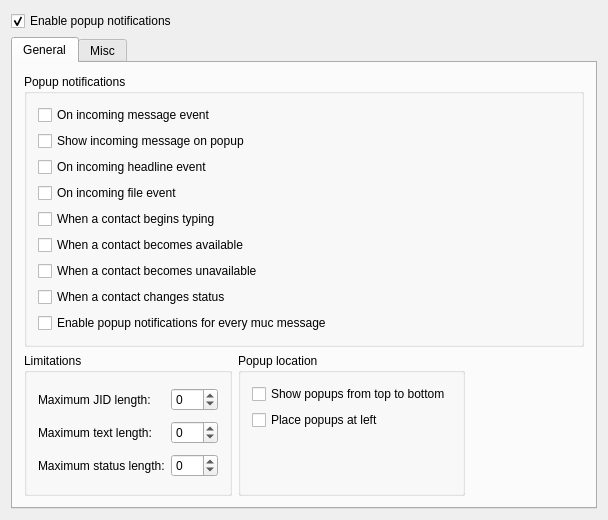
<?xml version="1.0" encoding="UTF-8"?>
<ui version="4.0">
 <class>OptPopups</class>
 <widget class="QWidget" name="OptPopups">
  <property name="geometry">
   <rect>
    <x>0</x>
    <y>0</y>
    <width>608</width>
    <height>520</height>
   </rect>
  </property>
  <property name="windowTitle">
   <string>OptPopupsUI</string>
  </property>
  <layout class="QVBoxLayout" name="verticalLayout_4">
   <item>
    <widget class="QCheckBox" name="ck_popupOn">
     <property name="text">
      <string>Enable popup notifications</string>
     </property>
     <property name="checked">
      <bool>true</bool>
     </property>
    </widget>
   </item>
   <item>
    <widget class="QTabWidget" name="tabWidget">
     <property name="autoFillBackground">
      <bool>false</bool>
     </property>
     <property name="currentIndex">
      <number>0</number>
     </property>
     <widget class="QWidget" name="tab">
      <attribute name="title">
       <string>General</string>
      </attribute>
      <layout class="QVBoxLayout" name="verticalLayout_3">
       <item>
        <widget class="QGroupBox" name="groupBox1">
         <property name="title">
          <string>Popup notifications</string>
         </property>
         <layout class="QVBoxLayout" name="verticalLayout_2">
          <item>
           <widget class="QCheckBox" name="ck_popupOnMessage">
            <property name="text">
             <string>On incoming message event</string>
            </property>
           </widget>
          </item>
          <item>
           <widget class="QCheckBox" name="ck_showPopupMessage">
            <property name="text">
             <string>Show incoming message on popup</string>
            </property>
           </widget>
          </item>
          <item>
           <widget class="QCheckBox" name="ck_popupOnHeadline">
            <property name="text">
             <string>On incoming headline event</string>
            </property>
           </widget>
          </item>
          <item>
           <widget class="QCheckBox" name="ck_popupOnFile">
            <property name="text">
             <string>On incoming file event</string>
            </property>
           </widget>
          </item>
          <item>
           <widget class="QCheckBox" name="ck_popupComposing">
            <property name="text">
             <string>When a contact begins typing</string>
            </property>
           </widget>
          </item>
          <item>
           <widget class="QCheckBox" name="ck_popupOnOnline">
            <property name="text">
             <string>When a contact becomes available</string>
            </property>
           </widget>
          </item>
          <item>
           <widget class="QCheckBox" name="ck_popupOnOffline">
            <property name="text">
             <string>When a contact becomes unavailable</string>
            </property>
           </widget>
          </item>
          <item>
           <widget class="QCheckBox" name="ck_popupOnStatus">
            <property name="text">
             <string>When a contact changes status</string>
            </property>
           </widget>
          </item>
          <item>
           <widget class="QCheckBox" name="ck_everyMucMessage">
            <property name="text">
             <string>Enable popup notifications for every muc message</string>
            </property>
           </widget>
          </item>
         </layout>
        </widget>
       </item>
       <item>
        <layout class="QGridLayout" name="gridLayout">
         <item row="0" column="0">
          <widget class="QGroupBox" name="groupBox">
           <property name="title">
            <string>Limitations</string>
           </property>
           <layout class="QGridLayout" name="_3">
            <item row="0" column="0">
             <widget class="QLabel" name="label">
              <property name="text">
               <string>Maximum JID length:</string>
              </property>
              <property name="alignment">
               <set>Qt::AlignLeading|Qt::AlignLeft|Qt::AlignVCenter</set>
              </property>
             </widget>
            </item>
            <item row="0" column="1">
             <widget class="QSpinBox" name="sb_jid">
              <property name="sizePolicy">
               <sizepolicy hsizetype="Maximum" vsizetype="Fixed">
                <horstretch>0</horstretch>
                <verstretch>0</verstretch>
               </sizepolicy>
              </property>
              <property name="minimum">
               <number>-1</number>
              </property>
              <property name="maximum">
               <number>999</number>
              </property>
             </widget>
            </item>
            <item row="1" column="0">
             <widget class="QLabel" name="label_2">
              <property name="text">
               <string>Maximum text length:</string>
              </property>
              <property name="alignment">
               <set>Qt::AlignLeading|Qt::AlignLeft|Qt::AlignVCenter</set>
              </property>
             </widget>
            </item>
            <item row="1" column="1">
             <widget class="QSpinBox" name="sb_text">
              <property name="sizePolicy">
               <sizepolicy hsizetype="Maximum" vsizetype="Fixed">
                <horstretch>0</horstretch>
                <verstretch>0</verstretch>
               </sizepolicy>
              </property>
              <property name="minimum">
               <number>-1</number>
              </property>
              <property name="maximum">
               <number>999</number>
              </property>
             </widget>
            </item>
            <item row="2" column="0">
             <widget class="QLabel" name="label_3">
              <property name="text">
               <string>Maximum status length:</string>
              </property>
              <property name="alignment">
               <set>Qt::AlignLeading|Qt::AlignLeft|Qt::AlignVCenter</set>
              </property>
             </widget>
            </item>
            <item row="2" column="1">
             <widget class="QSpinBox" name="sb_status">
              <property name="sizePolicy">
               <sizepolicy hsizetype="Maximum" vsizetype="Fixed">
                <horstretch>0</horstretch>
                <verstretch>0</verstretch>
               </sizepolicy>
              </property>
              <property name="minimum">
               <number>-1</number>
              </property>
              <property name="maximum">
               <number>999</number>
              </property>
             </widget>
            </item>
           </layout>
          </widget>
         </item>
         <item row="0" column="1">
          <widget class="QGroupBox" name="groupBox2">
           <property name="title">
            <string>Popup location</string>
           </property>
           <layout class="QVBoxLayout" name="_2" stretch="0,0,0">
            <item>
             <widget class="QCheckBox" name="ck_topToBottom">
              <property name="text">
               <string>Show popups from top to bottom</string>
              </property>
             </widget>
            </item>
            <item>
             <widget class="QCheckBox" name="ck_atLeft">
              <property name="text">
               <string>Place popups at left</string>
              </property>
             </widget>
            </item>
            <item>
             <spacer name="verticalSpacer_2">
              <property name="orientation">
               <enum>Qt::Vertical</enum>
              </property>
              <property name="sizeHint" stdset="0">
               <size>
                <width>20</width>
                <height>40</height>
               </size>
              </property>
             </spacer>
            </item>
           </layout>
          </widget>
         </item>
         <item row="0" column="2">
          <spacer name="horizontalSpacer">
           <property name="orientation">
            <enum>Qt::Horizontal</enum>
           </property>
           <property name="sizeHint" stdset="0">
            <size>
             <width>40</width>
             <height>20</height>
            </size>
           </property>
          </spacer>
         </item>
        </layout>
       </item>
      </layout>
     </widget>
     <widget class="QWidget" name="tab_2">
      <attribute name="title">
       <string>Misc</string>
      </attribute>
      <layout class="QVBoxLayout" name="verticalLayout">
       <item>
        <layout class="QHBoxLayout" name="horizontalLayout_2">
         <item>
          <widget class="QLabel" name="label_4">
           <property name="text">
            <string>Avatar size:</string>
           </property>
          </widget>
         </item>
         <item>
          <widget class="QSpinBox" name="sb_avatar"/>
         </item>
         <item>
          <spacer name="horizontalSpacer_3">
           <property name="orientation">
            <enum>Qt::Horizontal</enum>
           </property>
           <property name="sizeHint" stdset="0">
            <size>
             <width>40</width>
             <height>20</height>
            </size>
           </property>
          </spacer>
         </item>
        </layout>
       </item>
       <item>
        <layout class="QHBoxLayout" name="horizontalLayout">
         <item>
          <widget class="QGroupBox" name="gb_durations">
           <property name="title">
            <string>Durations, sec.</string>
           </property>
           <layout class="QVBoxLayout" name="verticalLayout_5">
            <item>
             <widget class="QScrollArea" name="sa_durations">
              <property name="autoFillBackground">
               <bool>false</bool>
              </property>
              <property name="frameShape">
               <enum>QFrame::NoFrame</enum>
              </property>
              <property name="frameShadow">
               <enum>QFrame::Sunken</enum>
              </property>
              <property name="lineWidth">
               <number>0</number>
              </property>
              <property name="horizontalScrollBarPolicy">
               <enum>Qt::ScrollBarAlwaysOff</enum>
              </property>
              <property name="widgetResizable">
               <bool>false</bool>
              </property>
              <property name="alignment">
               <set>Qt::AlignLeading|Qt::AlignLeft|Qt::AlignTop</set>
              </property>
              <widget class="QWidget" name="scrollAreaWidgetContents">
               <property name="geometry">
                <rect>
                 <x>0</x>
                 <y>0</y>
                 <width>538</width>
                 <height>81</height>
                </rect>
               </property>
               <property name="autoFillBackground">
                <bool>false</bool>
               </property>
              </widget>
             </widget>
            </item>
           </layout>
          </widget>
         </item>
         <item>
          <spacer name="horizontalSpacer_2">
           <property name="orientation">
            <enum>Qt::Horizontal</enum>
           </property>
           <property name="sizeHint" stdset="0">
            <size>
             <width>0</width>
             <height>0</height>
            </size>
           </property>
          </spacer>
         </item>
        </layout>
       </item>
       <item>
        <spacer name="verticalSpacer">
         <property name="orientation">
          <enum>Qt::Vertical</enum>
         </property>
         <property name="sizeHint" stdset="0">
          <size>
           <width>10</width>
           <height>0</height>
          </size>
         </property>
        </spacer>
       </item>
      </layout>
     </widget>
    </widget>
   </item>
  </layout>
 </widget>
 <layoutdefault spacing="6" margin="11"/>
 <tabstops>
  <tabstop>ck_popupOn</tabstop>
  <tabstop>ck_popupOnMessage</tabstop>
  <tabstop>ck_popupOnHeadline</tabstop>
  <tabstop>ck_popupOnFile</tabstop>
  <tabstop>ck_popupOnOnline</tabstop>
  <tabstop>ck_popupOnOffline</tabstop>
  <tabstop>ck_popupOnStatus</tabstop>
 </tabstops>
 <resources/>
 <connections>
  <connection>
   <sender>ck_popupOn</sender>
   <signal>toggled(bool)</signal>
   <receiver>tabWidget</receiver>
   <slot>setEnabled(bool)</slot>
   <hints>
    <hint type="sourcelabel">
     <x>303</x>
     <y>19</y>
    </hint>
    <hint type="destinationlabel">
     <x>303</x>
     <y>273</y>
    </hint>
   </hints>
  </connection>
 </connections>
</ui>
